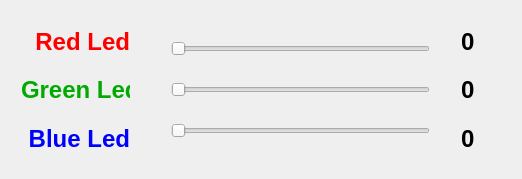
<?xml version="1.0" encoding="UTF-8"?>
<ui version="4.0">
 <class>Dialog</class>
 <widget class="QDialog" name="Dialog">
  <property name="geometry">
   <rect>
    <x>0</x>
    <y>0</y>
    <width>522</width>
    <height>179</height>
   </rect>
  </property>
  <property name="windowTitle">
   <string>Dialog</string>
  </property>
  <widget class="QWidget" name="verticalLayoutWidget">
   <property name="geometry">
    <rect>
     <x>10</x>
     <y>10</y>
     <width>131</width>
     <height>161</height>
    </rect>
   </property>
   <layout class="QVBoxLayout" name="verticalLayout">
    <item>
     <widget class="QLabel" name="Red_Label">
      <property name="text">
       <string>&lt;html&gt;&lt;head/&gt;&lt;body&gt;&lt;p align=&quot;right&quot;&gt;&lt;span style=&quot; font-size:18pt; font-weight:600; color:#ff0000;&quot;&gt;Red Led&lt;/span&gt;&lt;/p&gt;&lt;/body&gt;&lt;/html&gt;</string>
      </property>
     </widget>
    </item>
    <item>
     <widget class="QLabel" name="Green_Label">
      <property name="text">
       <string>&lt;html&gt;&lt;head/&gt;&lt;body&gt;&lt;p align=&quot;right&quot;&gt;&lt;span style=&quot; font-size:18pt; font-weight:600; color:#00aa00;&quot;&gt;Green Led&lt;/span&gt;&lt;/p&gt;&lt;/body&gt;&lt;/html&gt;</string>
      </property>
     </widget>
    </item>
    <item>
     <widget class="QLabel" name="Blue_Label">
      <property name="text">
       <string>&lt;html&gt;&lt;head/&gt;&lt;body&gt;&lt;p align=&quot;right&quot;&gt;&lt;span style=&quot; font-size:18pt; font-weight:600; color:#0000ff;&quot;&gt;Blue Led&lt;/span&gt;&lt;/p&gt;&lt;/body&gt;&lt;/html&gt;</string>
      </property>
     </widget>
    </item>
   </layout>
  </widget>
  <widget class="QWidget" name="verticalLayoutWidget_2">
   <property name="geometry">
    <rect>
     <x>160</x>
     <y>10</y>
     <width>281</width>
     <height>161</height>
    </rect>
   </property>
   <layout class="QVBoxLayout" name="verticalLayout_2">
    <item>
     <widget class="QSlider" name="Red_Slider">
      <property name="maximum">
       <number>255</number>
      </property>
      <property name="orientation">
       <enum>Qt::Horizontal</enum>
      </property>
     </widget>
    </item>
    <item>
     <widget class="QSlider" name="Green_Slider">
      <property name="maximum">
       <number>255</number>
      </property>
      <property name="orientation">
       <enum>Qt::Horizontal</enum>
      </property>
     </widget>
    </item>
    <item>
     <widget class="QSlider" name="Blue_Slider">
      <property name="maximum">
       <number>255</number>
      </property>
      <property name="orientation">
       <enum>Qt::Horizontal</enum>
      </property>
     </widget>
    </item>
   </layout>
  </widget>
  <widget class="QWidget" name="verticalLayoutWidget_3">
   <property name="geometry">
    <rect>
     <x>450</x>
     <y>10</y>
     <width>61</width>
     <height>161</height>
    </rect>
   </property>
   <layout class="QVBoxLayout" name="verticalLayout_3">
    <item>
     <widget class="QLabel" name="red_Led_Label">
      <property name="text">
       <string>&lt;html&gt;&lt;head/&gt;&lt;body&gt;&lt;p&gt;&lt;span style=&quot; font-size:18pt; font-weight:600;&quot;&gt;0&lt;/span&gt;&lt;/p&gt;&lt;/body&gt;&lt;/html&gt;</string>
      </property>
     </widget>
    </item>
    <item>
     <widget class="QLabel" name="green_Led_Label">
      <property name="text">
       <string>&lt;html&gt;&lt;head/&gt;&lt;body&gt;&lt;p&gt;&lt;span style=&quot; font-size:18pt; font-weight:600;&quot;&gt;0&lt;/span&gt;&lt;/p&gt;&lt;/body&gt;&lt;/html&gt;</string>
      </property>
     </widget>
    </item>
    <item>
     <widget class="QLabel" name="blue_Led_Label">
      <property name="text">
       <string>&lt;html&gt;&lt;head/&gt;&lt;body&gt;&lt;p&gt;&lt;span style=&quot; font-size:18pt; font-weight:600;&quot;&gt;0&lt;/span&gt;&lt;/p&gt;&lt;/body&gt;&lt;/html&gt;</string>
      </property>
     </widget>
    </item>
   </layout>
  </widget>
 </widget>
 <layoutdefault spacing="6" margin="11"/>
 <resources/>
 <connections/>
</ui>
